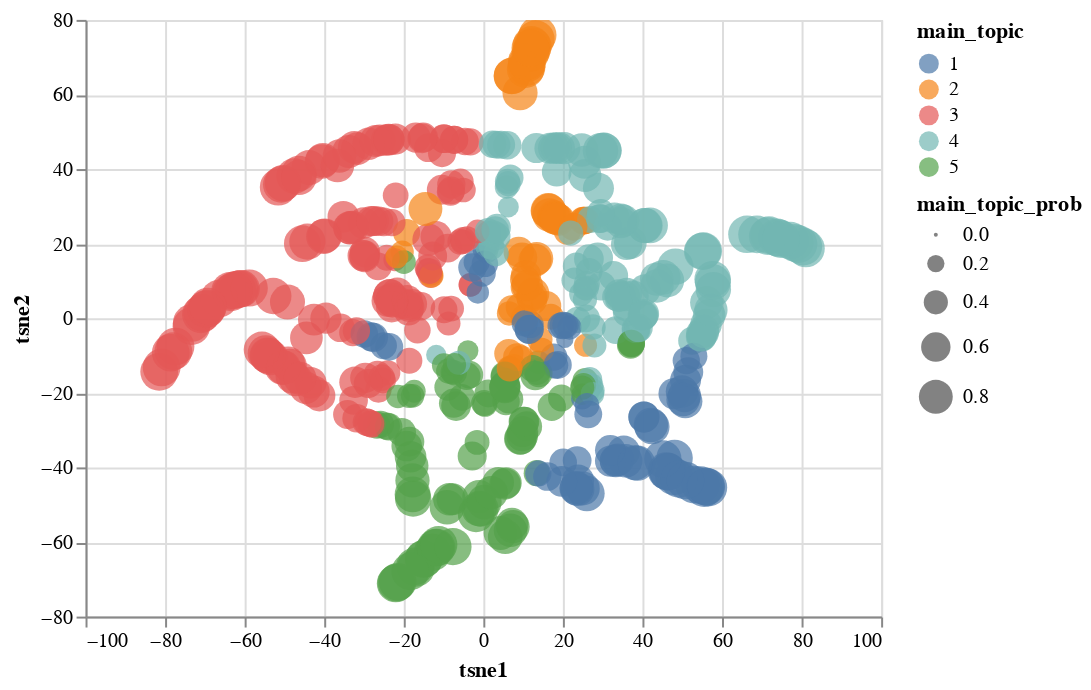

Notebook cell for this chart:
### Code cell
rock_lyrics = rock_lyrics.assign(tsne1 = lyrics_embedded[:,0], tsne2 = lyrics_embedded[:,1])

alt.Chart(rock_lyrics.sample(500)).mark_circle(
    opacity = .7,
    size = 30
).encode(
    x = 'tsne1',
    y = 'tsne2', 
    color = 'main_topic:N',
    size = 'main_topic_prob',
    tooltip = ['Artist', 'SName', 'main_topic', 'main_topic_prob']
).interactive()

### Figure 1 — Vega-Lite specification as saved in the notebook (floating-point values rounded to 4 significant figures; data arrays with more than 128 entries replaced by an {"elided": "..."} marker saying what was removed)
{"config": {"view": {"continuousWidth": 400, "continuousHeight": 300}}, "data": {"name": "data-d388550c51399b5350b6a8b73ef6d606"}, "mark": {"type": "circle", "opacity": 0.7, "size": 30}, "encoding": {"color": {"field": "main_topic", "type": "nominal"}, "size": {"field": "main_topic_prob", "type": "quantitative"}, "tooltip": [{"field": "Artist", "type": "nominal"}, {"field": "SName", "type": "nominal"}, {"field": "main_topic", "type": "quantitative"}, {"field": "main_topic_prob", "type": "quantitative"}], "x": {"field": "tsne1", "type": "quantitative"}, "y": {"field": "tsne2", "type": "quantitative"}}, "selection": {"selector001": {"type": "interval", "bind": "scales", "encodings": ["x", "y"]}}, "$schema": "https://vega.github.io/schema/vega-lite/v4.17.0.json", "datasets": {"data-d388550c51399b5350b6a8b73ef6d606": {"elided": "500 records"}}}
